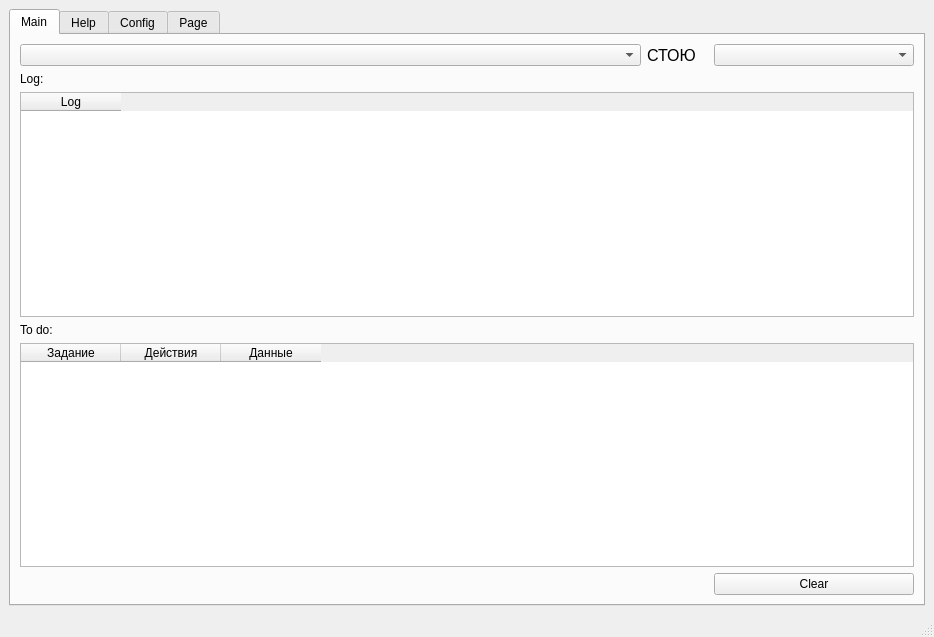
<?xml version="1.0" encoding="UTF-8"?>
<ui version="4.0">
 <class>MainWindow</class>
 <widget class="QMainWindow" name="MainWindow">
  <property name="geometry">
   <rect>
    <x>0</x>
    <y>0</y>
    <width>934</width>
    <height>637</height>
   </rect>
  </property>
  <property name="windowTitle">
   <string>Solo</string>
  </property>
  <widget class="QWidget" name="centralwidget">
   <layout class="QGridLayout" name="gridL">
    <property name="leftMargin">
     <number>9</number>
    </property>
    <item row="0" column="0">
     <widget class="QTabWidget" name="tabWidget">
      <property name="currentIndex">
       <number>0</number>
      </property>
      <widget class="QWidget" name="tab">
       <attribute name="title">
        <string>Main</string>
       </attribute>
       <layout class="QGridLayout" name="gridLayout_2">
        <item row="0" column="0">
         <widget class="QComboBox" name="comboBox_Process">
          <property name="sizePolicy">
           <sizepolicy hsizetype="Preferred" vsizetype="Fixed">
            <horstretch>0</horstretch>
            <verstretch>0</verstretch>
           </sizepolicy>
          </property>
          <property name="modelColumn">
           <number>0</number>
          </property>
         </widget>
        </item>
        <item row="7" column="0" colspan="5">
         <widget class="QTableWidget" name="tableWidget_ToDo">
          <property name="columnCount">
           <number>3</number>
          </property>
          <column>
           <property name="text">
            <string>Задание</string>
           </property>
          </column>
          <column>
           <property name="text">
            <string>Действия</string>
           </property>
          </column>
          <column>
           <property name="text">
            <string>Данные</string>
           </property>
          </column>
         </widget>
        </item>
        <item row="1" column="0">
         <widget class="QLabel" name="label">
          <property name="text">
           <string>Log:</string>
          </property>
         </widget>
        </item>
        <item row="6" column="0">
         <widget class="QLabel" name="label_2">
          <property name="text">
           <string>To do:</string>
          </property>
         </widget>
        </item>
        <item row="8" column="4">
         <widget class="QPushButton" name="pushButton_Clear">
          <property name="text">
           <string>Clear</string>
          </property>
         </widget>
        </item>
        <item row="2" column="0" colspan="5">
         <widget class="QTableWidget" name="tableWidget_Log">
          <property name="columnCount">
           <number>1</number>
          </property>
          <column>
           <property name="text">
            <string>Log</string>
           </property>
          </column>
         </widget>
        </item>
        <item row="0" column="1">
         <widget class="QLabel" name="label_6">
          <property name="font">
           <font>
            <pointsize>12</pointsize>
           </font>
          </property>
          <property name="text">
           <string>СТОЮ</string>
          </property>
          <property name="indent">
           <number>-1</number>
          </property>
         </widget>
        </item>
        <item row="0" column="4">
         <widget class="QComboBox" name="comboBox_Char">
          <property name="sizePolicy">
           <sizepolicy hsizetype="Preferred" vsizetype="Fixed">
            <horstretch>0</horstretch>
            <verstretch>0</verstretch>
           </sizepolicy>
          </property>
          <property name="minimumSize">
           <size>
            <width>200</width>
            <height>0</height>
           </size>
          </property>
         </widget>
        </item>
        <item row="8" column="0">
         <spacer name="horizontalSpacer">
          <property name="orientation">
           <enum>Qt::Horizontal</enum>
          </property>
          <property name="sizeHint" stdset="0">
           <size>
            <width>40</width>
            <height>20</height>
           </size>
          </property>
         </spacer>
        </item>
       </layout>
      </widget>
      <widget class="QWidget" name="tab_2">
       <attribute name="title">
        <string>Help</string>
       </attribute>
       <layout class="QVBoxLayout" name="verticalLayout">
        <item>
         <widget class="QLabel" name="label_3">
          <property name="text">
           <string>Shifr+F1 : Старт/стоп процесс</string>
          </property>
         </widget>
        </item>
        <item>
         <widget class="QLabel" name="label_4">
          <property name="text">
           <string>Shift+F2 : Старт/стоп процесс первый раз, запрашивает ключевые координаты</string>
          </property>
         </widget>
        </item>
        <item>
         <widget class="QLabel" name="label_5">
          <property name="text">
           <string>Shift+F3 : Озвучивает состояние</string>
          </property>
         </widget>
        </item>
        <item>
         <spacer name="verticalSpacer">
          <property name="orientation">
           <enum>Qt::Vertical</enum>
          </property>
          <property name="sizeHint" stdset="0">
           <size>
            <width>20</width>
            <height>40</height>
           </size>
          </property>
         </spacer>
        </item>
       </layout>
      </widget>
      <widget class="QWidget" name="tab_3">
       <attribute name="title">
        <string>Config</string>
       </attribute>
       <layout class="QGridLayout" name="gridLayout_3">
        <item row="1" column="2">
         <widget class="QPushButton" name="pushButton_Save">
          <property name="text">
           <string>Save</string>
          </property>
         </widget>
        </item>
        <item row="1" column="0">
         <spacer name="horizontalSpacer_2">
          <property name="orientation">
           <enum>Qt::Horizontal</enum>
          </property>
          <property name="sizeHint" stdset="0">
           <size>
            <width>40</width>
            <height>20</height>
           </size>
          </property>
         </spacer>
        </item>
        <item row="1" column="1">
         <widget class="QPushButton" name="pushButton_Load">
          <property name="text">
           <string>Load</string>
          </property>
         </widget>
        </item>
        <item row="0" column="0" colspan="3">
         <widget class="QTextEdit" name="textEdit">
          <property name="font">
           <font>
            <family>Courier New</family>
            <pointsize>18</pointsize>
           </font>
          </property>
         </widget>
        </item>
       </layout>
      </widget>
      <widget class="QWidget" name="tab_4">
       <attribute name="title">
        <string>Page</string>
       </attribute>
       <widget class="QTextEdit" name="textEdit_2">
        <property name="geometry">
         <rect>
          <x>20</x>
          <y>20</y>
          <width>291</width>
          <height>31</height>
         </rect>
        </property>
       </widget>
       <widget class="QPushButton" name="testCV">
        <property name="geometry">
         <rect>
          <x>330</x>
          <y>20</y>
          <width>75</width>
          <height>23</height>
         </rect>
        </property>
        <property name="text">
         <string>PushButton</string>
        </property>
       </widget>
       <widget class="QLabel" name="label_7">
        <property name="geometry">
         <rect>
          <x>40</x>
          <y>100</y>
          <width>231</width>
          <height>161</height>
         </rect>
        </property>
        <property name="text">
         <string>TextLabel</string>
        </property>
       </widget>
      </widget>
     </widget>
    </item>
   </layout>
  </widget>
  <widget class="QStatusBar" name="statusbar"/>
 </widget>
 <resources/>
 <connections/>
</ui>
